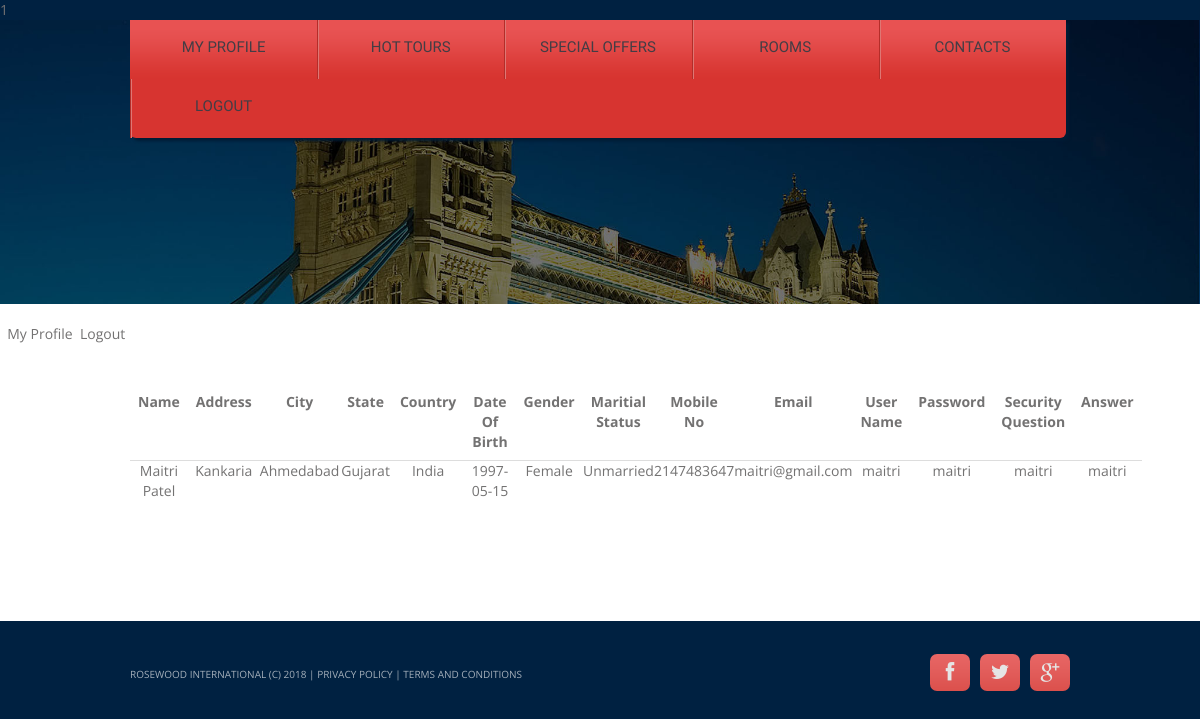
The page /user/profile.php (signed in) on the database its author committed.
### tables this page shows
CREATE TABLE IF NOT EXISTS `registration` (
  `reg_id` int(20) NOT NULL,
  `fname` varchar(50) NOT NULL,
  `lname` varchar(50) NOT NULL,
  `address` varchar(100) NOT NULL,
  `city` varchar(50) NOT NULL,
  `state` varchar(50) NOT NULL,
  `country` varchar(50) NOT NULL,
  `dob` date NOT NULL,
  `gender` varchar(20) NOT NULL,
  `maritial_status` varchar(30) NOT NULL,
  `mobile_no` int(20) NOT NULL,
  `email` varchar(50) NOT NULL,
  `uname` varchar(50) NOT NULL,
  `password` varchar(100) NOT NULL,
  `sec_ques` varchar(50) NOT NULL,
  `answer` varchar(100) NOT NULL,
  `status` varchar(10) NOT NULL
);

### user/profile.php (the view, shortened to what this page needs)
<?PHP
include 'header.php';
include("dbconnection.php");
  if(!empty($_SESSION['reg_id']))
    {
       $sel1 = "SELECT * from registration where reg_id=".$_SESSION['reg_id'];
   $rs_result = mysqli_query($dbconnection,$sel1);
    }
?>
	<body>
		<header>
			<div class="container_12">
				<div class="grid_12">
					<div class="menu_block">
						<?php
						include 'menu.php';
            ?>
					</div>
				</div>
			</div>
		</header>
		<div class="content">
      <a href="profile.php"> &nbsp; My Profile</a> &nbsp;<a href="logout.php">Logout</a>
			<div class="container_12">
				<div class="grid_12">
<form method="post">
        <table>
  <tr>
    <th>Name</th>
    <th>Address</th>
    <th>City</th>
    <th>State</th>
    <th>Country</th>
    <th>Date Of Birth</th>
    <th>Gender</th>
    <th>Maritial Status</th>
    <th>Mobile No</th>
    <th>Email</th>
    <th>User Name</th>
    <th>Password</th>
    <th>Security Question</th>
    <th>Answer</th>
   </tr>
                    <?php
                   while($row = mysqli_fetch_array($rs_result,MYSQLI_ASSOC))
                   {
                   ?>
       <tr>
                   <td><?php echo $row['fname']. " " .$row['lname'];?></td>
                   <td><?php echo $row['address']; ?></td>
                   <td><?php echo $row['city']; ?></td>
                   <td><?php echo $row['state']; ?></td>
                   <td><?php echo $row['country']; ?></td>
                   <td><?php echo $row['dob']; ?></td>
                   <td><?php echo $row['gender']; ?></td>
                   <td><?php echo $row['maritial_status']; ?></td>
                   <td><?php echo $row['mobile_no']; ?></td>
                   <td><?php echo $row['email']; ?></td>
                   <td><?php echo $row['uname']; ?></td>
                   <td><?php echo $row['password']; ?></td>
                   <td><?php echo $row['sec_ques']; ?></td>
                   <td><?php echo $row['answer']; ?></td>
                 </tr>
                  <?php
                  } ?>
  </table>
  </form>
        </div>
			</div>
		</div>
		<?php include 'footer.php';?>

### user/css/style.css (style rules this page uses)
html { width: 100%; }
* { -webkit-text-size-adjust: none; }
body { position: relative; min-width: 960px; background-color: #002141; color: #737272; font: 14px/20px 'Open Sans', sans-serif; }
a { text-decoration: none; color: inherit; outline: none; transition: 0.5s ease; -o-transition: 0.5s ease; -webkit-transition: 0.5s ease; }
header { display: block; background: url(../images/slide.jpg) center 0 repeat-x; -webkit-background-size: 100% auto; -moz-background-size: 100% auto; -ms-background-size: 100% auto; -o-background-size: 100% auto; background-size: 100% auto; padding-bottom: 98px; }
.content { background-color: #fff; padding-bottom: 120px; }

### user/css/skeleton.css (style rules this page uses)
.container_12 { position: relative; width: 960px; margin: 0 auto; padding: 0; }
.grid_1, .grid_2, .grid_3, .grid_4, .grid_5, .grid_6, .grid_7, .grid_8, .grid_9, .grid_10, .grid_11, .grid_12 { float: left; display: inline; margin-left: 10px; margin-right: 10px; }
.container_12 .grid_12 { width: 940px; }
.container_12:after { content: "\0020"; display: block; height: 0; clear: both; visibility: hidden; }

### user/css/superfish.css (style rules this page uses)
.menu_block { margin-right: 4px; z-index: 999; position: relative; background: url(../images/menu_bg.png) 0 0 repeat-x #d73430; margin-bottom: 68px; border-radius: 0 0 6px 6px; box-shadow: 3px 3px 3px #001c35; }

### user/header.php (style rules this page uses)
table { border-collapse: collapse; width: 100%; }
th, td { padding: 8px; text-align: center; border-bottom: 1px solid #ddd; }

### rows shown on the page
registration: fname "Maitri", lname "Patel", address "Kankaria", city "Ahmedabad", state "Gujarat", country "India", dob "1997-05-15", gender "Female", maritial_status "Unmarried", mobile_no "2147483647", email "maitri@gmail.com", uname "maitri", password "maitri", sec_ques "maitri", answer "maitri"
